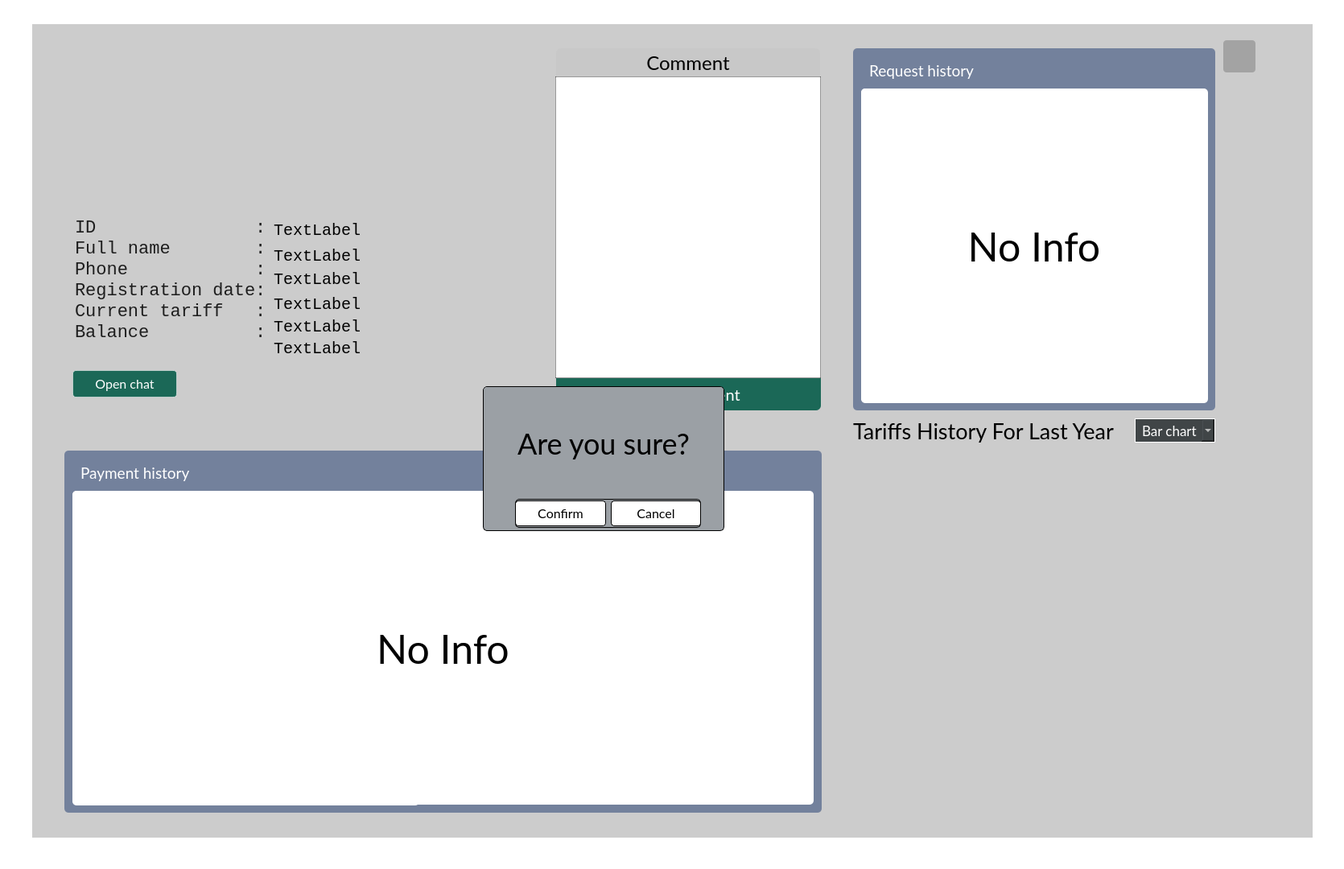
<?xml version="1.0" encoding="UTF-8"?>
<ui version="4.0">
 <class>CustomersDetailsPage</class>
 <widget class="QWidget" name="CustomersDetailsPage">
  <property name="geometry">
   <rect>
    <x>0</x>
    <y>0</y>
    <width>1670</width>
    <height>1080</height>
   </rect>
  </property>
  <property name="windowTitle">
   <string>Form</string>
  </property>
  <property name="styleSheet">
   <string notr="true">font-family:Lato, Arial, Consolas;</string>
  </property>
  <widget class="QWidget" name="widget_2" native="true">
   <property name="geometry">
    <rect>
     <x>0</x>
     <y>0</y>
     <width>1670</width>
     <height>1080</height>
    </rect>
   </property>
   <property name="styleSheet">
    <string notr="true">background-color:white;
font-family:Lato, Arial, Consolas;</string>
   </property>
   <widget class="QWidget" name="widget" native="true">
    <property name="geometry">
     <rect>
      <x>40</x>
      <y>30</y>
      <width>1591</width>
      <height>1011</height>
     </rect>
    </property>
    <property name="styleSheet">
     <string notr="true">background-color:rgba(0, 0, 0, 0.2);</string>
    </property>
    <widget class="QLabel" name="full_name_Label">
     <property name="geometry">
      <rect>
       <x>300</x>
       <y>273</y>
       <width>340</width>
       <height>30</height>
      </rect>
     </property>
     <property name="styleSheet">
      <string notr="true">background-color:transparent;
color:black;
font-family:Consolas;
font-size:20px;</string>
     </property>
     <property name="text">
      <string>TextLabel</string>
     </property>
    </widget>
    <widget class="QLabel" name="phone_Label">
     <property name="geometry">
      <rect>
       <x>300</x>
       <y>302</y>
       <width>250</width>
       <height>30</height>
      </rect>
     </property>
     <property name="styleSheet">
      <string notr="true">background-color:transparent;
color:black;
font-family:Consolas;
font-size:20px;</string>
     </property>
     <property name="text">
      <string>TextLabel</string>
     </property>
    </widget>
    <widget class="QLabel" name="reg_date_Label">
     <property name="geometry">
      <rect>
       <x>300</x>
       <y>336</y>
       <width>140</width>
       <height>25</height>
      </rect>
     </property>
     <property name="styleSheet">
      <string notr="true">background-color:transparent;
color:black;
font-family:Consolas;
font-size:20px;</string>
     </property>
     <property name="text">
      <string>TextLabel</string>
     </property>
    </widget>
    <widget class="QLabel" name="cust_profile_pic">
     <property name="geometry">
      <rect>
       <x>57</x>
       <y>50</y>
       <width>180</width>
       <height>180</height>
      </rect>
     </property>
     <property name="styleSheet">
      <string notr="true">border:none;
background-color:transparent;</string>
     </property>
     <property name="text">
      <string/>
     </property>
     <property name="textFormat">
      <enum>Qt::TextFormat::PlainText</enum>
     </property>
    </widget>
    <widget class="QPushButton" name="return_btn">
     <property name="geometry">
      <rect>
       <x>1529</x>
       <y>20</y>
       <width>40</width>
       <height>40</height>
      </rect>
     </property>
     <property name="styleSheet">
      <string notr="true">border:none;
border-radius:4px;
background-color:transparent;</string>
     </property>
     <property name="text">
      <string/>
     </property>
     <property name="iconSize">
      <size>
       <width>80</width>
       <height>80</height>
      </size>
     </property>
    </widget>
    <widget class="QWidget" name="tariffs_history" native="true">
     <property name="geometry">
      <rect>
       <x>1020</x>
       <y>530</y>
       <width>450</width>
       <height>450</height>
      </rect>
     </property>
     <property name="styleSheet">
      <string notr="true">background-color:transparent;</string>
     </property>
    </widget>
    <widget class="QLabel" name="label_4">
     <property name="geometry">
      <rect>
       <x>1020</x>
       <y>490</y>
       <width>350</width>
       <height>30</height>
      </rect>
     </property>
     <property name="font">
      <font>
       <family>Lato</family>
       <pointsize>20</pointsize>
      </font>
     </property>
     <property name="styleSheet">
      <string notr="true">color:black;
background-color:transparent;
font-family: Lato;
</string>
     </property>
     <property name="text">
      <string>Tariffs History For Last Year</string>
     </property>
    </widget>
    <widget class="QPushButton" name="delete_customer_btn">
     <property name="geometry">
      <rect>
       <x>1480</x>
       <y>20</y>
       <width>40</width>
       <height>40</height>
      </rect>
     </property>
     <property name="styleSheet">
      <string notr="true">border:none;
border-radius:4px;</string>
     </property>
     <property name="text">
      <string/>
     </property>
     <property name="iconSize">
      <size>
       <width>80</width>
       <height>80</height>
      </size>
     </property>
    </widget>
    <widget class="QListWidget" name="listWidget">
     <property name="enabled">
      <bool>false</bool>
     </property>
     <property name="geometry">
      <rect>
       <x>50</x>
       <y>240</y>
       <width>245</width>
       <height>190</height>
      </rect>
     </property>
     <property name="styleSheet">
      <string notr="true">background-color:transparent;
color:rgb(30, 30, 30);
font-family:Consolas;
font-size:22px;
border:none;
padding-left:0px;</string>
     </property>
     <item>
      <property name="text">
       <string>ID               :</string>
      </property>
     </item>
     <item>
      <property name="text">
       <string>Full name        :</string>
      </property>
     </item>
     <item>
      <property name="text">
       <string>Phone            :</string>
      </property>
     </item>
     <item>
      <property name="text">
       <string>Registration date:</string>
      </property>
     </item>
     <item>
      <property name="text">
       <string>Current tariff   :</string>
      </property>
     </item>
     <item>
      <property name="text">
       <string>Balance          :</string>
      </property>
     </item>
    </widget>
    <widget class="QLabel" name="current_tariff_label">
     <property name="geometry">
      <rect>
       <x>300</x>
       <y>364</y>
       <width>250</width>
       <height>25</height>
      </rect>
     </property>
     <property name="styleSheet">
      <string notr="true">background-color:transparent;
color:black;
font-family:Consolas;
font-size:20px;</string>
     </property>
     <property name="text">
      <string>TextLabel</string>
     </property>
    </widget>
    <widget class="QPushButton" name="open_chat_btn">
     <property name="geometry">
      <rect>
       <x>50</x>
       <y>430</y>
       <width>130</width>
       <height>34</height>
      </rect>
     </property>
     <property name="styleSheet">
      <string notr="true">QPushButton{
background-color:rgb(27, 104, 87);
color:white;
font-family:Lato, Arial, Consolas;
font-size:16px;
border-radius:4px;
border:1px solid rgba(255, 255, 255, 0.5);
}QPushButton:hover{
background-color:rgb(7, 84, 67);
}</string>
     </property>
     <property name="text">
      <string>Open chat</string>
     </property>
     <property name="iconSize">
      <size>
       <width>24</width>
       <height>24</height>
      </size>
     </property>
    </widget>
    <widget class="QLabel" name="cust_id_label">
     <property name="geometry">
      <rect>
       <x>300</x>
       <y>241</y>
       <width>250</width>
       <height>30</height>
      </rect>
     </property>
     <property name="styleSheet">
      <string notr="true">background-color:transparent;
color:black;
font-family:Consolas;
font-size:20px;</string>
     </property>
     <property name="text">
      <string>TextLabel</string>
     </property>
    </widget>
    <widget class="QComboBox" name="charts_comboBox">
     <property name="geometry">
      <rect>
       <x>1370</x>
       <y>490</y>
       <width>100</width>
       <height>30</height>
      </rect>
     </property>
     <property name="font">
      <font>
       <family>Lato</family>
       <pointsize>13</pointsize>
      </font>
     </property>
     <property name="styleSheet">
      <string notr="true">color:white;
background-color:rgb(64, 69, 71);
border:1px solid white;
padding-left:8px;</string>
     </property>
     <item>
      <property name="text">
       <string>Bar chart</string>
      </property>
     </item>
     <item>
      <property name="text">
       <string>Pie chart</string>
      </property>
     </item>
    </widget>
    <widget class="QPlainTextEdit" name="comment_textEdit">
     <property name="geometry">
      <rect>
       <x>650</x>
       <y>65</y>
       <width>330</width>
       <height>375</height>
      </rect>
     </property>
     <property name="styleSheet">
      <string notr="true">background-color:white;
border:1px solid rgba(0,0,0,0.4);

color:black;
font-family:Lato, Consolas;
font-size:20px;
padding-top:10px;</string>
     </property>
    </widget>
    <widget class="QLabel" name="label">
     <property name="geometry">
      <rect>
       <x>651</x>
       <y>30</y>
       <width>328</width>
       <height>35</height>
      </rect>
     </property>
     <property name="styleSheet">
      <string notr="true">color:black;
font-size:24px;
font-family:Lato, Consolas;
background-color:rgb(200, 200, 200);
border:none;
border-top-right-radius:6px;
border-top-left-radius:6px;</string>
     </property>
     <property name="text">
      <string>Comment</string>
     </property>
     <property name="alignment">
      <set>Qt::AlignmentFlag::AlignCenter</set>
     </property>
    </widget>
    <widget class="QPushButton" name="save_comment_btn">
     <property name="geometry">
      <rect>
       <x>651</x>
       <y>440</y>
       <width>329</width>
       <height>40</height>
      </rect>
     </property>
     <property name="styleSheet">
      <string notr="true">
QPushButton{
background-color:rgb(27, 104, 87);
color:white;
font-family:Lato, Consolas;
font-size:20px;
border-bottom-left-radius:6px;
border-bottom-right-radius:6px;
}QPushButton:hover{
background-color:rgb(7, 84, 67);
}</string>
     </property>
     <property name="text">
      <string>Save comment</string>
     </property>
    </widget>
    <widget class="QWidget" name="delete_customer_widget" native="true">
     <property name="geometry">
      <rect>
       <x>560</x>
       <y>450</y>
       <width>300</width>
       <height>180</height>
      </rect>
     </property>
     <property name="styleSheet">
      <string notr="true">background-color:rgb(155,160, 165);
color:black;
font-family:Lato, Arial, Consolas;
border:1px solid black;
border-radius:5px;</string>
     </property>
     <widget class="QLabel" name="label_2">
      <property name="geometry">
       <rect>
        <x>1</x>
        <y>1</y>
        <width>298</width>
        <height>139</height>
       </rect>
      </property>
      <property name="styleSheet">
       <string notr="true">border:none;
font-size:36px;
border-radius:4px;</string>
      </property>
      <property name="text">
       <string>Are you sure?</string>
      </property>
      <property name="alignment">
       <set>Qt::AlignmentFlag::AlignCenter</set>
      </property>
     </widget>
     <widget class="QWidget" name="layoutWidget">
      <property name="geometry">
       <rect>
        <x>40</x>
        <y>140</y>
        <width>231</width>
        <height>36</height>
       </rect>
      </property>
      <layout class="QHBoxLayout" name="horizontalLayout">
       <item>
        <widget class="QPushButton" name="confirm_btn">
         <property name="styleSheet">
          <string notr="true">background-color:white;
font-size:16px;
border:1px solid black;
padding-top:5px;
padding-bottom:5px;
border-radius:4px;</string>
         </property>
         <property name="text">
          <string>Confirm</string>
         </property>
        </widget>
       </item>
       <item>
        <widget class="QPushButton" name="cancel_btn">
         <property name="styleSheet">
          <string notr="true">background-color:white;
font-size:16px;
border:1px solid black;
padding-top:5px;
padding-bottom:5px;
border-radius:4px;</string>
         </property>
         <property name="text">
          <string>Cancel</string>
         </property>
        </widget>
       </item>
      </layout>
     </widget>
     <zorder>layoutWidget</zorder>
     <zorder>label_2</zorder>
    </widget>
    <widget class="QLabel" name="current_balance_label">
     <property name="geometry">
      <rect>
       <x>300</x>
       <y>391</y>
       <width>250</width>
       <height>25</height>
      </rect>
     </property>
     <property name="styleSheet">
      <string notr="true">background-color:transparent;
color:black;
font-family:Consolas;
font-size:20px;</string>
     </property>
     <property name="text">
      <string>TextLabel</string>
     </property>
    </widget>
    <widget class="QWidget" name="request_history_box" native="true">
     <property name="geometry">
      <rect>
       <x>1020</x>
       <y>30</y>
       <width>450</width>
       <height>450</height>
      </rect>
     </property>
     <property name="styleSheet">
      <string notr="true">border-radius:5px;
background-color:#73819C;</string>
     </property>
     <widget class="QLabel" name="label_3">
      <property name="geometry">
       <rect>
        <x>20</x>
        <y>15</y>
        <width>141</width>
        <height>25</height>
       </rect>
      </property>
      <property name="font">
       <font>
        <family>Lato</family>
        <pointsize>14</pointsize>
       </font>
      </property>
      <property name="styleSheet">
       <string notr="true">color:white;
font-family: Lato, Arial, Consolas;
background-color:transparent;</string>
      </property>
      <property name="text">
       <string>Request history</string>
      </property>
     </widget>
     <widget class="QTableView" name="requests_statistic_tableView">
      <property name="geometry">
       <rect>
        <x>10</x>
        <y>50</y>
        <width>431</width>
        <height>391</height>
       </rect>
      </property>
      <property name="styleSheet">
       <string notr="true">QTableView{
	font-family:Lato, Arial, Consolas;
	font-size:16px;
	background-color: white;
	color:black;
	border:none;
}

</string>
      </property>
      <attribute name="verticalHeaderVisible">
       <bool>false</bool>
      </attribute>
     </widget>
     <widget class="QLabel" name="no_request_label">
      <property name="geometry">
       <rect>
        <x>10</x>
        <y>50</y>
        <width>430</width>
        <height>390</height>
       </rect>
      </property>
      <property name="styleSheet">
       <string notr="true">background-color:white;
color:black;
font-family:Lato, Arial, Consolas;
font-size:50px;</string>
      </property>
      <property name="text">
       <string>No Info</string>
      </property>
      <property name="alignment">
       <set>Qt::AlignmentFlag::AlignCenter</set>
      </property>
     </widget>
    </widget>
    <widget class="QWidget" name="payment_history_box" native="true">
     <property name="geometry">
      <rect>
       <x>40</x>
       <y>530</y>
       <width>941</width>
       <height>450</height>
      </rect>
     </property>
     <property name="styleSheet">
      <string notr="true">border-radius:5px;
background-color:#73819C;</string>
     </property>
     <widget class="QLabel" name="label_5">
      <property name="geometry">
       <rect>
        <x>20</x>
        <y>15</y>
        <width>201</width>
        <height>25</height>
       </rect>
      </property>
      <property name="font">
       <font>
        <family>Lato</family>
        <pointsize>14</pointsize>
       </font>
      </property>
      <property name="styleSheet">
       <string notr="true">color:white;
font-family: Lato, Arial, Consolas;
background-color:transparent;</string>
      </property>
      <property name="text">
       <string>Payment history</string>
      </property>
     </widget>
     <widget class="QTableView" name="payments_statistic_tableView">
      <property name="geometry">
       <rect>
        <x>10</x>
        <y>50</y>
        <width>431</width>
        <height>391</height>
       </rect>
      </property>
      <property name="styleSheet">
       <string notr="true">QTableView{
	font-family:Lato, Arial, Consolas;
	font-size:16px;
	background-color: white;
	color:black;
	border:none;
}

</string>
      </property>
      <attribute name="verticalHeaderVisible">
       <bool>false</bool>
      </attribute>
     </widget>
     <widget class="QLabel" name="no_payments_label">
      <property name="geometry">
       <rect>
        <x>10</x>
        <y>50</y>
        <width>921</width>
        <height>390</height>
       </rect>
      </property>
      <property name="styleSheet">
       <string notr="true">background-color:white;
color:black;
font-family:Lato, Arial, Consolas;
font-size:50px;</string>
      </property>
      <property name="text">
       <string>No Info</string>
      </property>
      <property name="alignment">
       <set>Qt::AlignmentFlag::AlignCenter</set>
      </property>
     </widget>
    </widget>
    <zorder>payment_history_box</zorder>
    <zorder>full_name_Label</zorder>
    <zorder>phone_Label</zorder>
    <zorder>reg_date_Label</zorder>
    <zorder>cust_profile_pic</zorder>
    <zorder>return_btn</zorder>
    <zorder>tariffs_history</zorder>
    <zorder>label_4</zorder>
    <zorder>delete_customer_btn</zorder>
    <zorder>listWidget</zorder>
    <zorder>current_tariff_label</zorder>
    <zorder>open_chat_btn</zorder>
    <zorder>cust_id_label</zorder>
    <zorder>charts_comboBox</zorder>
    <zorder>comment_textEdit</zorder>
    <zorder>label</zorder>
    <zorder>save_comment_btn</zorder>
    <zorder>delete_customer_widget</zorder>
    <zorder>current_balance_label</zorder>
    <zorder>request_history_box</zorder>
   </widget>
  </widget>
 </widget>
 <resources/>
 <connections/>
</ui>
